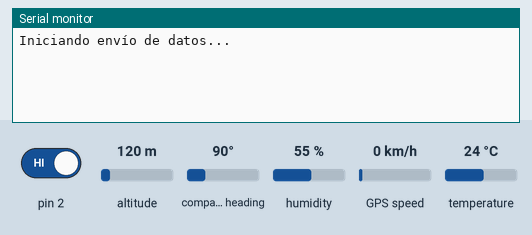
Recording of a sketch running on a simulated Arduino Uno, built with avr-gcc and run on an emulated ATmega328P. Shown: the last lines printed to the serial monitor. The test bench sets the inputs (shaded band); at power-on: pin 2 HIGH, humidity 55 %, temperature 24 °C, altitude 120 m, compass heading 90°, GPS speed 0 km/h. The GPS gets a fix after 3 s at 37.7749, -122.4194 with 8 satellites; the modem accepts every AT command (registered, SIM ready, sends succeed) and sends nothing else.

Above: at 2.8 s.
2.9 s: pin 2 driven LOW
At 4.4 s:
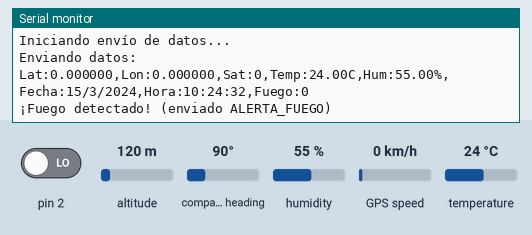
4.5 s: humidity set to 22 %
6.0 s: temperature set to 12 °C
At 13.8 s:
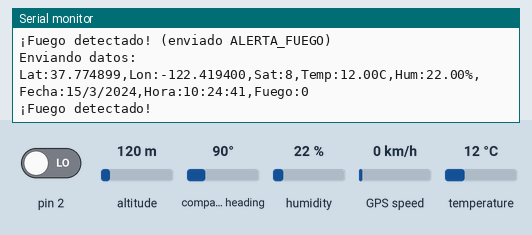
14.0 s: pin 2 driven HIGH
At 15.4 s:
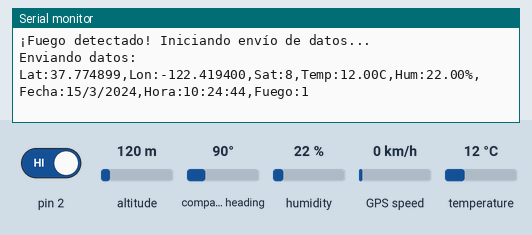

The sketch:

Emisor_de_la_Alerta.ino
```cpp
#include <SoftwareSerial.h>
#include <TinyGPS++.h>
#include <Adafruit_Sensor.h>
#include <DHT.h>
#include <DHT_U.h>

// GPS GT-U7 por SoftwareSerial
SoftwareSerial ss(3, 4); // RX = 3, TX = 4
TinyGPSPlus gps;

// LoRa por SoftwareSerial (pines 6, 7)
SoftwareSerial lora(7, 6); // RX = 6, TX = 7

#define DHTTYPE DHT11
#define DHTPin 5
DHT dht(DHTPin, DHTTYPE);

float t, h;
int sensorFuego = 0;
unsigned long Tiempo = 0;

void setup() {
    Serial.begin(9600);  // Para monitoreo
    ss.begin(9600);      // GPS
    lora.begin(9600);    // LoRa
    dht.begin();
    pinMode(2, INPUT);

    delay(1000); // Espera inicial para LoRa
    lora.listen();
    lora.print("AT+ADDRESS=16\r\n");
    delay(200);
    lora.print("AT+NETWORKID=10\r\n");
    delay(200);
    lora.print("AT+BAND=915000000\r\n");
    delay(200);
    Serial.println("Iniciando envío de datos...");
}

void loop() {
    // --- Lectura del GPS ---
    ss.listen();  // Activar GPS
    while (ss.available()) {
        char c = ss.read();
        gps.encode(c);
    }

    // Cada 3 segundos, leer sensores y enviar
    if (millis() - Tiempo > 3000) {
        Tiempo = millis();

        float latitud = gps.location.isValid() ? gps.location.lat() : 0.0;
        float longitud = gps.location.isValid() ? gps.location.lng() : 0.0;
        int sat = gps.satellites.isValid() ? gps.satellites.value() : 0;
        String fechaUTC = gps.date.isValid() ? String(gps.date.day()) + "/" + String(gps.date.month()) + "/" + String(gps.date.year()) : "N/A";
        String horaUTC = gps.time.isValid() ? String(gps.time.hour()) + ":" + String(gps.time.minute()) + ":" + String(gps.time.second()) : "N/A";

        h = dht.readHumidity();
        t = dht.readTemperature();
        sensorFuego = digitalRead(2);

        String datos = "Lat:" + String(latitud, 6) + ",Lon:" + String(longitud, 6) +
                       ",Sat:" + String(sat) + ",Temp:" + String(t) + "C,Hum:" + String(h) +
                       "%,Fecha:" + fechaUTC + ",Hora:" + horaUTC + ",Fuego:" + String(sensorFuego);

        Serial.println("Enviando datos:");
        Serial.println(datos);

        // --- Enviar por LoRa ---
        lora.listen(); // Activar LoRa para enviar
        String comando = "AT+SEND=16," + String(datos.length()) + "," + datos + "\r\n";
        lora.print(comando);

        // Alerta de fuego si se detecta
        if (sensorFuego == LOW) {
            delay(1000);
            String alerta = "ALERTA_FUEGO";
            String comando_alerta = "AT+SEND=16," + String(alerta.length()) + "," + alerta + "\r\n";
            lora.print(comando_alerta);
            Serial.println("¡Fuego detectado! (enviado ALERTA_FUEGO)");
        }
    }
}
```

Measured:
- after the input at 2.9 s, the serial monitor: prints a new line after 0.15 s (image 1)
- after the input at 6.0 s, the serial monitor: prints a new line after 0.05 s (image 2)
- after the input at 14.0 s, the serial monitor: prints a new line after 0.99 s (image 3)
